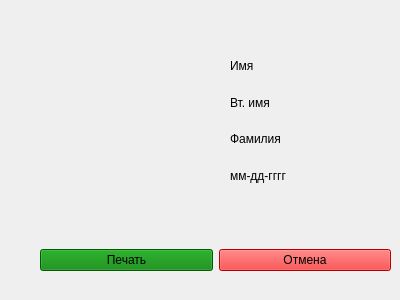
<?xml version="1.0" encoding="UTF-8"?>
<ui version="4.0">
 <class>PassFormEn</class>
 <widget class="QWidget" name="PassFormEn">
  <property name="geometry">
   <rect>
    <x>0</x>
    <y>0</y>
    <width>400</width>
    <height>300</height>
   </rect>
  </property>
  <property name="windowTitle">
   <string>Form</string>
  </property>
  <widget class="QLabel" name="photo">
   <property name="geometry">
    <rect>
     <x>40</x>
     <y>50</y>
     <width>171</width>
     <height>141</height>
    </rect>
   </property>
   <property name="text">
    <string/>
   </property>
   <property name="pixmap">
    <pixmap>../../фото.jpg</pixmap>
   </property>
   <property name="scaledContents">
    <bool>true</bool>
   </property>
  </widget>
  <widget class="QWidget" name="">
   <property name="geometry">
    <rect>
     <x>230</x>
     <y>50</y>
     <width>161</width>
     <height>141</height>
    </rect>
   </property>
   <layout class="QVBoxLayout" name="verticalLayout">
    <item>
     <widget class="QLabel" name="firstName">
      <property name="text">
       <string>Имя</string>
      </property>
     </widget>
    </item>
    <item>
     <widget class="QLabel" name="secondName">
      <property name="text">
       <string>Вт. имя</string>
      </property>
     </widget>
    </item>
    <item>
     <widget class="QLabel" name="thirdName">
      <property name="text">
       <string>Фамилия</string>
      </property>
     </widget>
    </item>
    <item>
     <widget class="QLabel" name="dateEn">
      <property name="text">
       <string>мм-дд-гггг</string>
      </property>
     </widget>
    </item>
   </layout>
  </widget>
  <widget class="QWidget" name="">
   <property name="geometry">
    <rect>
     <x>40</x>
     <y>240</y>
     <width>351</width>
     <height>41</height>
    </rect>
   </property>
   <layout class="QHBoxLayout" name="horizontalLayout">
    <item>
     <widget class="QPushButton" name="startButton">
      <property name="styleSheet">
       <string notr="true">background-color: green</string>
      </property>
      <property name="text">
       <string>Печать</string>
      </property>
     </widget>
    </item>
    <item>
     <widget class="QPushButton" name="cancelButton">
      <property name="styleSheet">
       <string notr="true">background-color: red</string>
      </property>
      <property name="text">
       <string>Отмена</string>
      </property>
     </widget>
    </item>
   </layout>
  </widget>
 </widget>
 <resources/>
 <connections/>
</ui>
